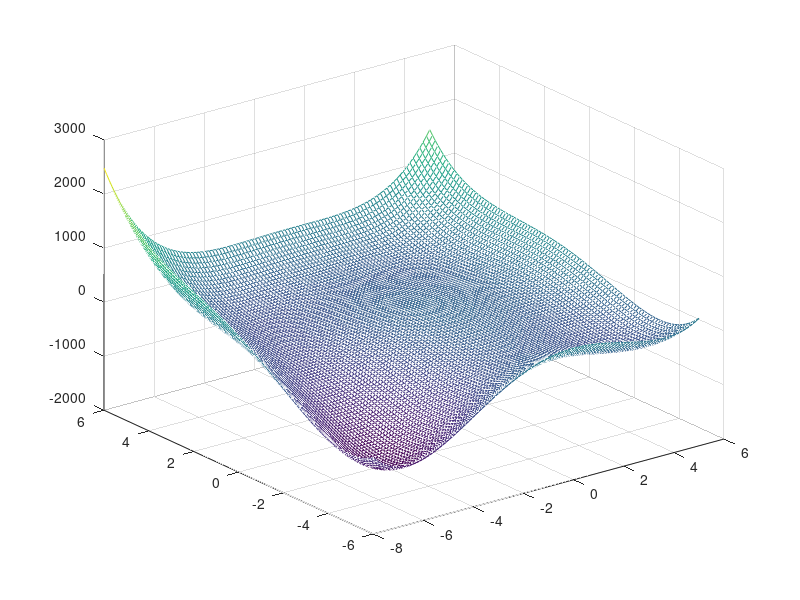

MATLAB code to generate this figure:
%%
% Aufgabe 1
f=@(x,y) x.^4 + 4.*x.^3 + x.^2.*y - 24.*x.^2 + 3.*x.^2.*y - 24.*y.^2 + y.^4 + 1;

x=linspace(-8,5,100);
y=linspace(-6,6,100);

[X,Y] = meshgrid(x,y);
Z= f(X,Y);

mesh(X,Y,Z);
% contour(X,Y,Z,100);

%%
% Aufgabe 2
format shortG
f=@(x,y) x.^4 + 4.*x.^3 + x.^2.*y - 24.*x.^2 + 3.*x.^2.*y - 24.*y.^2 + y.^4 + 1;
g=@(v) f(v(1), v(2));

[v, opt] = fminunc(g, [-4,-4]);
disp(opt);

%%
% Aufgabe 3

%%
% Aufgabe 4

